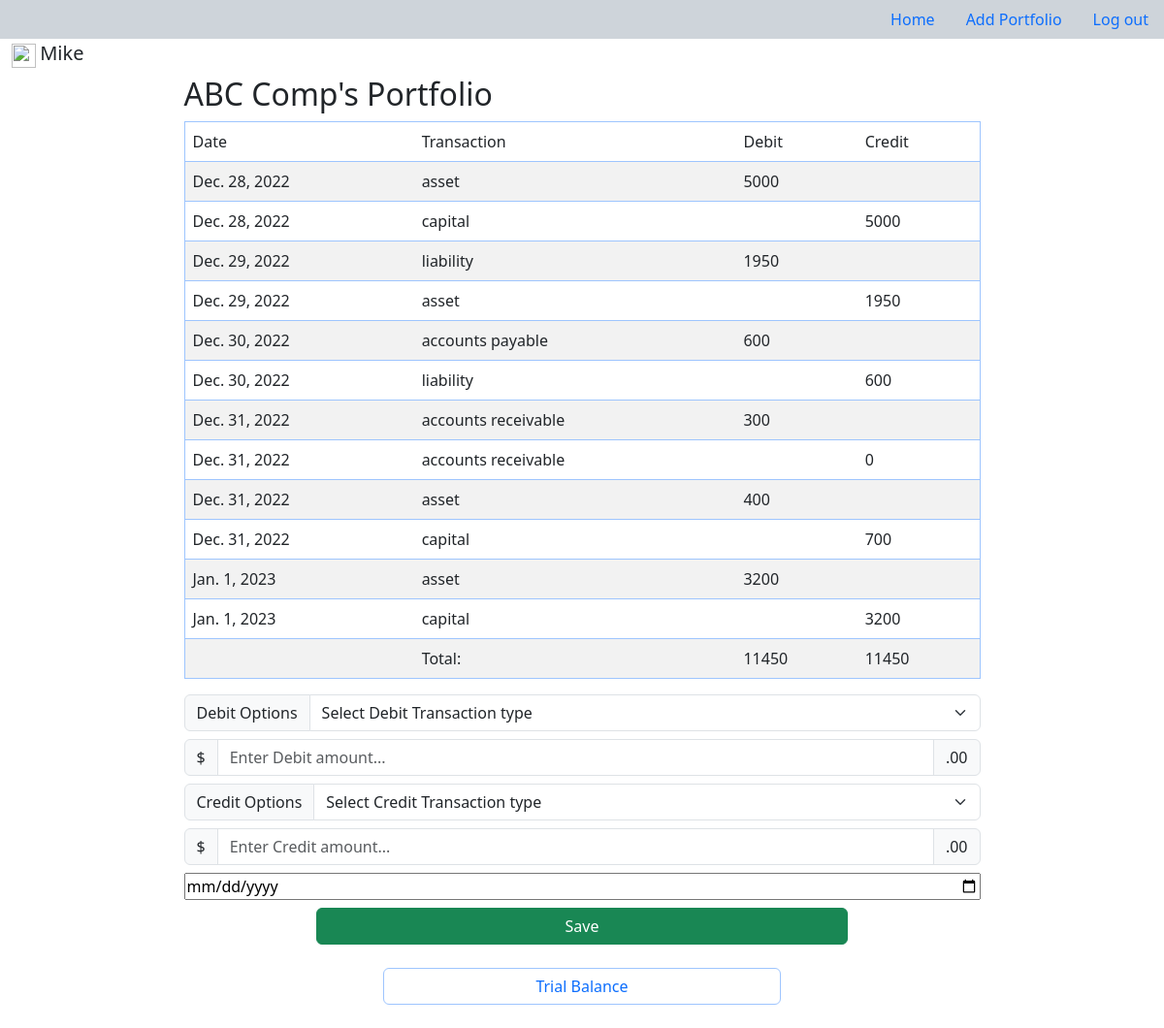
Page /pfl-journal/pk=16 (signed in) on the committed database.
### app/models.py (models this page shows, shortened)
class Portfolio(models.Model):
	user = models.ForeignKey(User, on_delete=models.CASCADE, null=True)
	name = models.CharField(max_length=30)

class Transaction(models.Model):
	journal_list = models.ForeignKey(Portfolio,on_delete=models.CASCADE)
	trans_name = models.CharField(max_length=30)
	trans_type = models.CharField(max_length=3)
	amount = models.IntegerField()
	date = models.DateField()

### app/views.py (the view, shortened to what this page needs)
# urls.py: path('pfl-journal/pk=<int:pk>', Journal.as_view(), name='pfl-detail'),
class Journal(LoginRequiredMixin,DetailView):
	model = Portfolio
	template_name = 'app/journal.html'
	context_object_name = 'pfl'
	def get(self,*args,**kwargs):
		return super(Journal, self).get(*args,**kwargs)
	def dispatch(self,request,pk,*args,**kwargs):
		dbt_trans, dbt_amt = request.POST.get('dbt'), request.POST.get('dbt-amt')
		cdt_trans, cdt_amt = request.POST.get('cdt'), request.POST.get('cdt-amt')
		trans_date = request.POST.get('trans-date')
		pfl = self.model.objects.get(id=pk)
		return super(Journal, self).dispatch(request,*args,**kwargs)

### app/templatetags/app_extras.py (called while the page is built)
@register.simple_tag(takes_context=True)
def journal_table(context, pfl):
    request = context.get('request')
    trans_table = []
    debit_total, credit_total = 0, 0
    for trans in pfl.transaction_set.all():
        if trans.trans_type == 'dbt':
            trans_table.append((trans.date, trans.trans_name, trans.amount, ''))
            debit_total += trans.amount
        else:
            trans_table.append((trans.date, trans.trans_name, '', trans.amount))
            credit_total += trans.amount
    context = {'tbl': trans_table, 'dt': debit_total, 'ct': credit_total}
    return context

### app/templates/app/journal.html (shortened to what this page needs)
{% extends 'app/base.html' %}
{% load app_extras %}
{% block content %}
<div class="w-75 mx-auto p-2">
	<h2>{{pfl.name}}'s Portfolio</h2>
	{% journal_table pfl as jt %}
	<div>
		<table class="mx-auto table table-striped border border-primary-subtle">
			<thead>
				<tr class="bg-info">
					<td>Date</td>
					<td>Transaction</td>
					<td>Debit</td>
					<td>Credit</td>
				</tr>
			</thead>
			<tbody>
				{% for transaction in jt.tbl %}
					<tr class="bg-secondary-subtle">
						{% for items in transaction %}
							<td>{{items}}</td>
						{% endfor %}
					</tr>
				{% endfor %}
				<tr class="bg-info-subtle">
					<td></td>
					<td>Total:</td>
					<td>{{jt.dt}}</td>
					<td>{{jt.ct}}</td>
				</tr>
			</tbody>
		</table>
	</div>
	<form method="post" action="">
		<div class="vstack gap-2">
			<div class="input-group">
				<label class="input-group-text" for="inputGroupSelect01">Debit Options</label>
				<select name="dbt" class="form-select" id="inputGroupSelect01">
					<option disabled="" selected="" value="">Select Debit Transaction type</option>
				</select>
			</div>
			<div class="input-group mb">
				<span class="input-group-text">$</span>
	        		<input type="number" class="form-control" name="dbt-amt" placeholder="Enter Debit amount...">
				<span class="input-group-text">.00</span>
			</div>
			<div class="input-group">
				<label class="input-group-text" for="inputGroupSelect02">Credit Options</label>
				<select name="cdt" class="form-select" id="inputGroupSelect02">
					<option disabled="" selected="" value="">Select Credit Transaction type</option>
				</select>
			</div>
			<div class="input-group">
				<span class="input-group-text">$</span>
	        		<input type="number" class="form-control" name="cdt-amt" placeholder="Enter Credit amount...">
				<span class="input-group-text">.00</span>
			</div>
			<div class="input-group d-grid col-6">
	        	<input type="date" name="trans-date">
	        </div>
	        <div class="d-grid col-8 mx-auto">
				<input class="btn btn-success" type="submit" name="save" value="Save">
			</div>
		</div>
	</form>
    <div class="d-grid col-6 mx-auto mt-4">
		<button class="btn text-primary border-primary-subtle" onclick="window.location.href='/pfl-tb/pk={{pfl.id}}'">Trial Balance</button>
	</div>
</div>
{% endblock %}

### app/templates/app/base.html (shortened to what this page needs)
<!DOCTYPE html>
<html>
<head>
    <link href="https://cdn.jsdelivr.net/npm/bootstrap@5.3.0-alpha1/dist/css/bootstrap.min.css" rel="stylesheet">
</head>
<body class="mb-3">
    <nav>
        <ul class="nav justify-content-end bg-dark-subtle">
            <li class="nav-item">
                <a class="nav-link active" href="{% url 'pfl-list' %}">Home</a>
            </li>
            <li class="nav-item">
                <a class="nav-link" href="{% url 'pfl-create' %}">Add Portfolio</a>
            </li>
            <li class="nav-item">
                <a class="nav-link" href="{% url 'logout' %}">Log out</a>
            </li>
        </ul>
    </nav>
    <div class="container-fluid">
        <img src="https://cdn-icons-png.flaticon.com/512/552/552721.png" style="height: 25px;width: 25px;">
        <span class="fs-5">{{request.user}}</span>
    </div>
    <div class="container">
        {% block content %}{% endblock %}
    </div>
</body>

### rows in the picture
Portfolio: name "ABC Comp"
Transaction: transaction "Dec. 28, 2022" "asset"
Transaction: transaction "Dec. 28, 2022" "capital"
Transaction: transaction "Dec. 29, 2022" "liability"
Transaction: transaction "Dec. 29, 2022" "asset"
Transaction: transaction "Dec. 30, 2022" "accounts payable"
Transaction: transaction "Dec. 30, 2022" "liability"
Transaction: transaction "Dec. 31, 2022" "accounts receivable"
Transaction: transaction "Dec. 31, 2022" "accounts receivable"
Transaction: transaction "Dec. 31, 2022" "asset"
Transaction: transaction "Dec. 31, 2022" "capital"
Transaction: transaction "Jan. 1, 2023" "asset"
Transaction: transaction "Jan. 1, 2023" "capital"

### other values in the picture
{{ request.user }} "Mike"
{{ items }} "5000" "5000" "1950" "1950" "600" "600" "300" "0" "400" "700" "3200" "3200"
{{ jt.dt }} "11450"
{{ jt.ct }} "11450"
